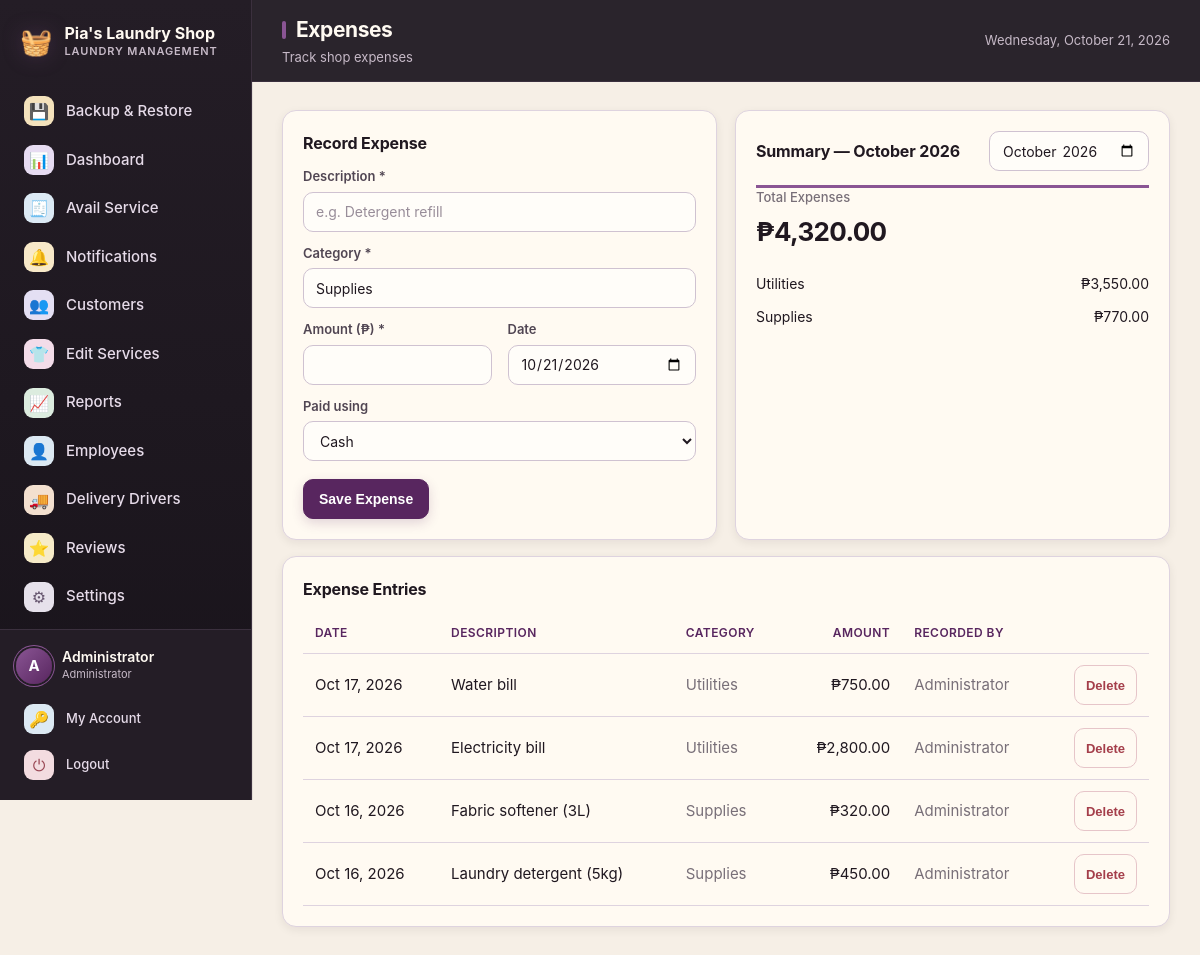
/expenses.php (signed in), run on the app's committed database.
### tables this page shows
CREATE TABLE users (
  id          INT UNSIGNED NOT NULL AUTO_INCREMENT,
  full_name   VARCHAR(100) NOT NULL,
  username    VARCHAR(50)  NOT NULL,
  password    VARCHAR(255) NOT NULL,
  email       VARCHAR(120) DEFAULT NULL,
  phone       VARCHAR(30)  DEFAULT NULL,
  role        ENUM('admin','staff') NOT NULL DEFAULT 'staff',
  is_active   TINYINT(1)   NOT NULL DEFAULT 1,
  created_at  DATETIME     NOT NULL DEFAULT CURRENT_TIMESTAMP,
  PRIMARY KEY (id),
  UNIQUE KEY uq_users_username (username)
);

CREATE TABLE expenses (
  id           INT UNSIGNED NOT NULL AUTO_INCREMENT,
  description  VARCHAR(255) NOT NULL,
  category     VARCHAR(60)  NOT NULL DEFAULT 'Supplies',
  amount       DECIMAL(10,2) NOT NULL DEFAULT 0.00,
  payment_method VARCHAR(30) NOT NULL DEFAULT 'cash',
  expense_date DATE         NOT NULL,
  created_by   INT UNSIGNED DEFAULT NULL,
  created_at   DATETIME     NOT NULL DEFAULT CURRENT_TIMESTAMP,
  PRIMARY KEY (id),
  KEY idx_expenses_date (expense_date)
);

### includes/functions.php (called while the page is built, shortened)
<?php
function e($value): string
{
    return htmlspecialchars((string) $value, ENT_QUOTES, 'UTF-8');
}
function money($amount): string
{
    return '₱' . number_format((float) $amount, 2);
}
function get_setting(string $key, string $default = ''): string
{
    static $cache = null;
    if ($cache === null) {
        $cache = [];
        foreach (db()->query("SELECT `key`, `value` FROM settings") as $row) {
            $cache[$row['key']] = (string) $row['value'];
        }
    }
    return $cache[$key] ?? $default;
}
function asset_prefix(): string
{
    static $prefix = null;
    if ($prefix !== null) {
        return $prefix;
    }
    $appRoot   = realpath(__DIR__ . '/..');
    $scriptDir = realpath(dirname($_SERVER['SCRIPT_FILENAME'] ?? __FILE__));
    $prefix = '';
    if ($appRoot && $scriptDir && strpos($scriptDir, $appRoot) === 0) {
        $rel = trim(str_replace('\\', '/', substr($scriptDir, strlen($appRoot))), '/');
    }
    return $prefix;
}
function asset(string $path): string
{
    return asset_prefix() . ltrim($path, '/');
}

### config/database.php (called while the page is built, shortened)
<?php
function db(): PDO
{
    static $pdo = null;
    if ($pdo === null) {
        try {
            $dsn = 'mysql:host=' . DB_HOST . ';port=' . DB_PORT . ';dbname=' . DB_NAME . ';charset=' . DB_CHARSET;
            $pdo = new PDO($dsn, DB_USER, DB_PASS, [
                PDO::ATTR_ERRMODE            => PDO::ERRMODE_EXCEPTION,
                PDO::ATTR_DEFAULT_FETCH_MODE => PDO::FETCH_ASSOC,
                PDO::ATTR_EMULATE_PREPARES   => false,
            ]);
        } catch (PDOException $e) {
            http_response_code(500);
            exit('<h2>Database connection failed</h2>'
                . '<p>Could not connect to MySQL. Please check that:</p>'
                . '<ul>'
                . '<li>The MySQL service is <strong>running</strong> - start it from the XAMPP Control Panel, or click Start All in Laragon.</li>'
                . '<li>The database <code>' . htmlspecialchars(DB_NAME) . '</code> exists (import <code>database/laundry_pos.sql</code>).</li>'
                . '<li>Credentials in <code>config/database.php</code> match your setup.</li>'
                . '</ul>'
                . '<p style="color:#888"><small>' . htmlspecialchars($e->getMessage()) . '</small></p>');
        }
    }
    return $pdo;
}

### includes/auth.php (called while the page is built, shortened)
<?php
require_once __DIR__ . '/../config/database.php';
require_once __DIR__ . '/functions.php';
function current_user(): ?array
{
    static $user = null;
    if ($user === null) {
        $stmt = db()->prepare("SELECT * FROM users WHERE id = ? AND is_active = 1");
        $stmt->execute([$_SESSION['user_id']]);
        $user = $stmt->fetch() ?: null;
    }
    return $user;
}
function require_login(): void
{
    if (!current_user()) {
        redirect('index.php');
    }
}
function require_admin(): void
{
    require_login();
}

### expenses.php (the view, shortened to what this page needs)
<?php
require_once __DIR__ . '/includes/auth.php';
require_admin();
$pdo = db();
$month = $_GET['month'] ?? date('Y-m');
$whereSql  = "WHERE DATE_FORMAT(expense_date, '%Y-%m') = ?";
$params    = [$month];
$stmt = $pdo->prepare("SELECT e.*, u.full_name AS created_by_name
                       FROM expenses e LEFT JOIN users u ON u.id = e.created_by
                       $whereSql ORDER BY e.expense_date DESC, e.id DESC");
$stmt->execute($params);
$expenses = $stmt->fetchAll();
$monthTotal = (float)$pdo->query(
    "SELECT COALESCE(SUM(amount),0) FROM expenses WHERE DATE_FORMAT(expense_date, '%Y-%m') = " . $pdo->quote($month)
)->fetchColumn();
$categoryTotals = [];
foreach ($expenses as $e) {
    $categoryTotals[$e['category']] = ($categoryTotals[$e['category']] ?? 0) + (float)$e['amount'];
}
$pageTitle = 'Expenses';
$pageSubtitle = 'Track shop expenses';
include __DIR__ . '/includes/header.php';
?>
<div class="grid two">
  <div class="card">
    <h2>Record Expense</h2>
    <form method="post" action="expenses.php">
      <label for="description">Description *</label>
      <input type="text" id="description" name="description" required placeholder="e.g. Detergent refill">
      <label for="category">Category *</label>
      <input type="text" id="category" name="category" list="expCategory" required value="Supplies">
      <div class="form-row">
        <div>
          <label for="amount">Amount (₱) *</label>
          <input type="number" id="amount" name="amount" min="0" step="0.01" required>
        </div>
        <div>
          <label for="expense_date">Date</label>
          <input type="date" id="expense_date" name="expense_date" value="<?= e(date('Y-m-d')) ?>">
        </div>
      </div>
      <label for="payment_method">Paid using</label>
      <select id="payment_method" name="payment_method"><option value="cash">Cash</option><option value="gcash">GCash</option><option value="maya">Maya</option><option value="card">Card</option></select>
      <div class="form-actions">
        <button type="submit" class="btn btn-primary">Save Expense</button>
      </div>
    </form>
  </div>
  <div class="card">
    <div class="card-head">
      <h2>Summary — <?= e(date('F Y', strtotime($month . '-01'))) ?></h2>
      <form method="get" action="expenses.php">
        <input type="month" name="month" value="<?= e($month) ?>" onchange="this.form.submit()" style="width:160px;">
      </form>
    </div>
    <div class="stat-card">
      <div class="stat-label">Total Expenses</div>
      <div class="stat-value"><?= money($monthTotal) ?></div>
    </div>
    <div class="mt-16">
      <?php foreach ($categoryTotals as $cat => $amt): ?>
        <div class="summary-row"><span><?= e($cat) ?></span><span><?= money($amt) ?></span></div>
      <?php endforeach; ?>
    </div>
  </div>
</div>
<div class="card mt-16">
  <h2>Expense Entries</h2>
  <div class="table-wrap">
    <table>
      <thead><tr><th>Date</th><th>Description</th><th>Category</th><th class="num">Amount</th><th>Recorded by</th><th></th></tr></thead>
      <tbody>
        <?php foreach ($expenses as $e): ?>
        <tr>
          <td><?= e(date('M j, Y', strtotime($e['expense_date']))) ?></td>
          <td><?= e($e['description']) ?></td>
          <td class="muted"><?= e($e['category']) ?></td>
          <td class="num"><?= money($e['amount']) ?></td>
          <td class="muted"><?= e($e['created_by_name'] ?: '—') ?></td>
          <td class="right">
            <form method="post" action="expenses.php" style="display:inline;"
                  onsubmit="return confirm('Delete this expense?');">
              <button class="btn btn-danger btn-sm" type="submit">Delete</button>
            </form>
          </td>
        </tr>
        <?php endforeach; ?>
      </tbody>
    </table>
  </div>
</div>
<?php include __DIR__ . '/includes/footer.php'; ?>

### includes/header.php (shortened to what this page needs)
<?php
$user     = current_user();
$shopName = get_setting('shop_name', "Pia's Laundry Shop");
$active   = basename($_SERVER['PHP_SELF'] ?? '');
$prefix   = asset_prefix();
$nav = [
    ['Backup & Restore', 'backup.php', '&#128190;', true],
    ['Dashboard',    'dashboard.php',  '&#128202;', false],
    ['Avail Service','orders.php',     '&#129534;', false],
    ['Notifications','notifications.php','&#128276;', false],
    ['Customers',    'customers.php',  '&#128101;', false],
    ['Edit Services','services.php',   '&#128085;', true],
    ['Reports',      'reports.php',    '&#128200;', true],
    ['Employees',    'employees.php',  '&#128100;', true],
    ['Delivery Drivers', 'delivery_drivers.php', '&#128666;', false],
    ['Reviews',      'reviews.php',     '&#11088;', true],
    ['Settings',     'settings.php',   '&#9881;', true],
];
?>
<!DOCTYPE html>
<html lang="en">
<head>
<link rel="stylesheet" href="<?= e(asset('assets/css/style.css')) ?>?v=status-timeline-20261019">
</head>
<body>
<div class="app">
  <aside class="sidebar" id="sidebar" aria-label="Main navigation">
    <div class="brand">
      <span class="brand-icon">&#129530;</span>
      <div class="brand-text">
        <div class="brand-name"><?= e($shopName) ?></div>
        <div class="brand-sub">Laundry Management</div>
      </div>
    </div>
    <nav class="nav">
      <?php foreach ($nav as $item):
          [$label, $href, $icon, $adminOnly] = $item; $iconClass = 'nav-icon-' . preg_replace('/[^a-z0-9_-]/i', '', pathinfo($href, PATHINFO_FILENAME));
          $isActive = ($active === $href || $active === basename($href)) ? ' active' : '';
      ?>
      <a class="nav-link<?= $isActive ?>" href="<?= e($prefix . $href) ?>">
        <span class="nav-icon <?= e($iconClass) ?>"><?= $icon ?></span>
        <span><?= e($label) ?></span>
      </a>
      <?php endforeach; ?>
    </nav>
    <div class="sidebar-footer">
      <div class="user-chip">
        <div class="avatar"><?= e(strtoupper(substr($user['full_name'], 0, 1))) ?></div>
        <div class="user-meta">
          <div class="user-name"><?= e($user['full_name']) ?></div>
          <div class="user-role"><?= $user['role'] === 'admin' ? 'Administrator' : 'Staff' ?></div>
        </div>
      </div>
      <a class="nav-link small" href="<?= e($prefix) ?>profile.php"><span class="nav-icon nav-icon-profile">&#128273;</span><span>My Account</span></a>
      <a class="nav-link small" href="<?= e($prefix) ?>logout.php"><span class="nav-icon nav-icon-logout">&#9211;</span><span>Logout</span></a>
    </div>
  </aside>
  <div class="main">
    <header class="topbar">
      <div class="topbar-title">
        <h1><?= isset($pageTitle) ? e($pageTitle) : 'Dashboard' ?></h1>
        <?php if (isset($pageSubtitle)): ?><p><?= e($pageSubtitle) ?></p><?php endif; ?>
      </div>
      <div class="topbar-right">
        <span class="today"><?= e(date('l, F j, Y')) ?></span>
      </div>
    </header>
    <main class="content">

### data on the page
users: full_name "A", full_name "Administrator"
expenses: expense_date "Oct 17, 2026", description "Water bill", category "Utilities", amount "₱750.00", users.full_name "Administrator"
expenses: expense_date "Oct 17, 2026", description "Electricity bill", category "Utilities", amount "₱2,800.00", users.full_name "Administrator"
expenses: expense_date "Oct 16, 2026", description "Fabric softener (3L)", category "Supplies", amount "₱320.00", users.full_name "Administrator"
expenses: expense_date "Oct 16, 2026", description "Laundry detergent (5kg)", category "Supplies", amount "₱450.00", users.full_name "Administrator"

### other printed values
$shopName "Pia's Laundry Shop"
$icon "💾"
$label "Backup & Restore"
$icon "📊"
$label "Dashboard"
$icon "🧾"
$label "Avail Service"
$icon "🔔"
$label "Notifications"
$icon "👥"
$label "Customers"
$icon "👕"
$label "Edit Services"
$icon "📈"
$label "Reports"
